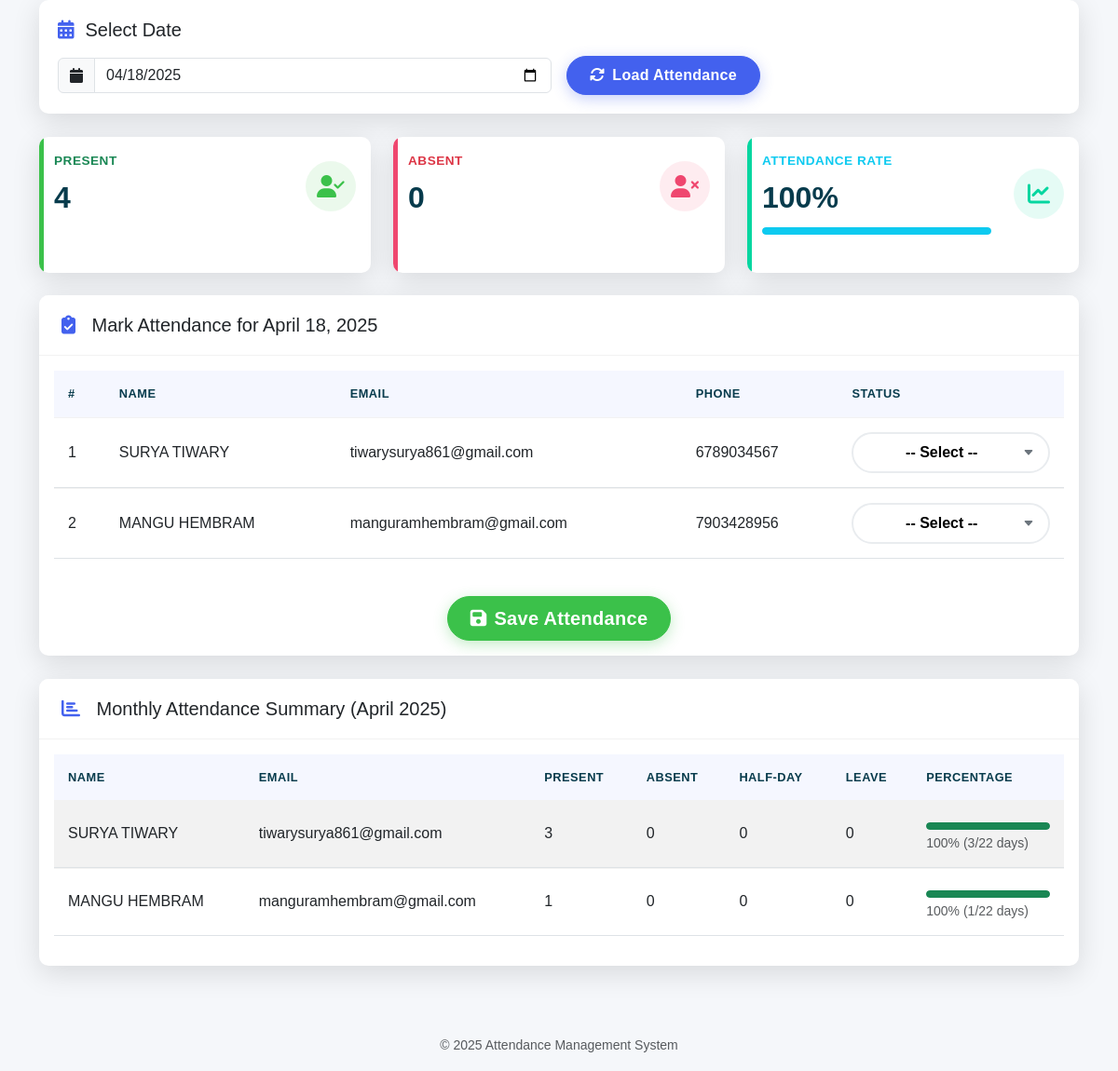
Page /php/attendence.php on the earlier database version.
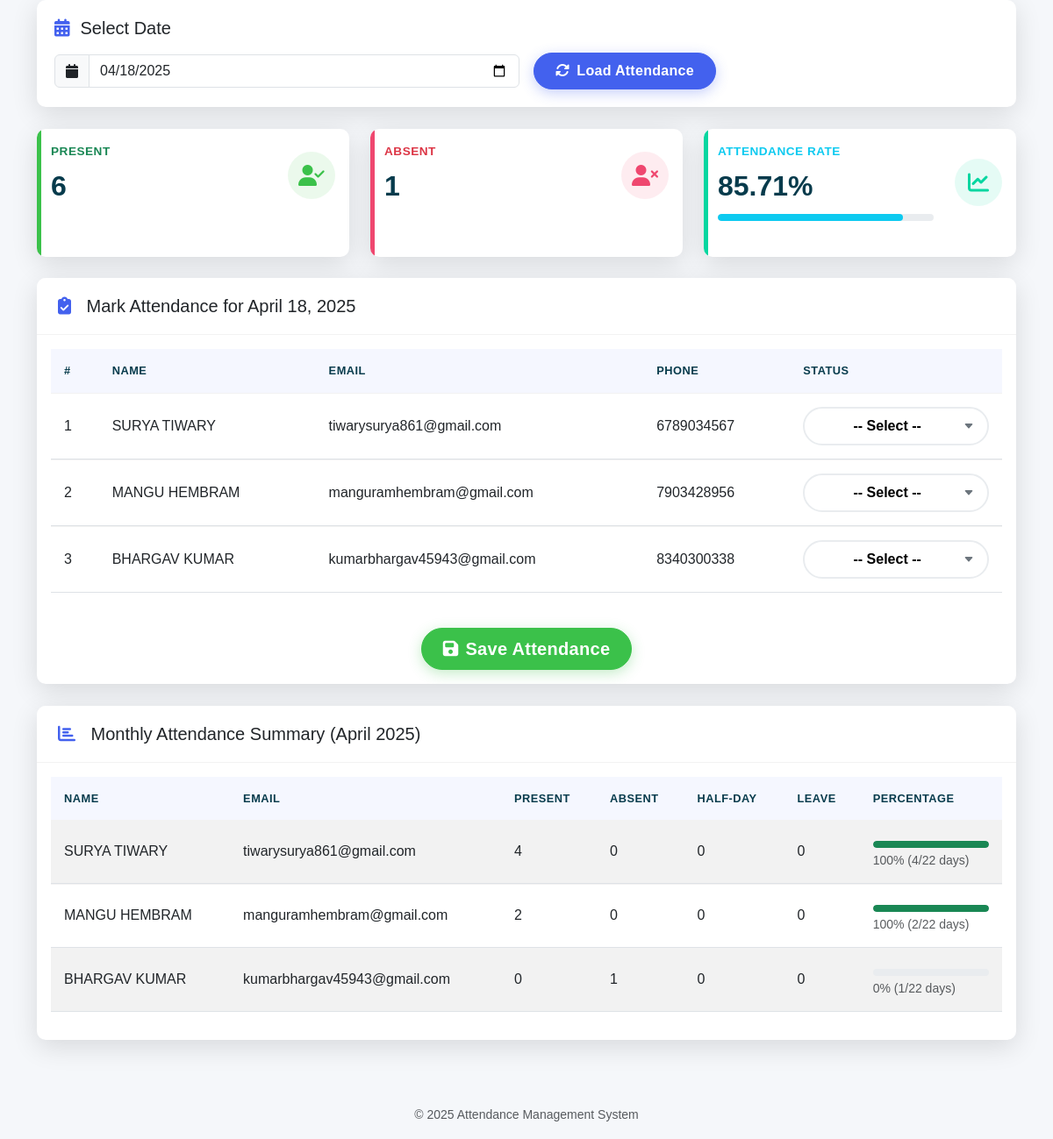
Same page on the later database version.
### tables this page shows
CREATE TABLE `members` (
  `id` int(11) NOT NULL,
  `firstname` varchar(50) NOT NULL,
  `lastname` varchar(50) DEFAULT NULL,
  `email` varchar(50) NOT NULL,
  `phoneNumber` varchar(15) NOT NULL,
  `aadharNo` varchar(20) NOT NULL,
  `vehicle` varchar(255) DEFAULT NULL
);

### php/attendence.php (the view, shortened to what the changed rows need)
<?php
$servername = "localhost";
$username = "root";
$password = "";
$dbname = "final";
$conn = new mysqli($servername, $username, $password, $dbname);
$date = isset($_POST['date']) ? $_POST['date'] : date("Y-m-d");
$month = date("m", strtotime($date));
$year = date("Y", strtotime($date));
$result = $conn->query("SELECT * FROM members");
$members = [];
while ($row = $result->fetch_assoc()) {
    $members[] = $row;
}
$current_attendance = [];
$days_in_month = cal_days_in_month(CAL_GREGORIAN, $month, $year);
?>
<!DOCTYPE html>
<html lang="en">
<head>
    <link rel="stylesheet" href="https://cdnjs.cloudflare.com/ajax/libs/bootstrap/5.3.0/css/bootstrap.min.css">
    <link rel="stylesheet" href="https://cdnjs.cloudflare.com/ajax/libs/font-awesome/6.4.0/css/all.min.css">
    <link rel="stylesheet" href="https://cdnjs.cloudflare.com/ajax/libs/datatables/1.10.21/css/dataTables.bootstrap5.min.css">
    <link rel="stylesheet" href="https://cdnjs.cloudflare.com/ajax/libs/limonte-sweetalert2/11.7.12/sweetalert2.min.css">
</head>
<body>
    <div class="container">
        <div class="row animate-in" style="animation-delay: 0.2s;">
            <?php
            $total_present = 0;
            $total_absent = 0;
            $total_records = 0;
            $monthly_stats_query = "SELECT status, COUNT(*) as count FROM attendance
                                   WHERE MONTH(date) = $month AND YEAR(date) = $year
                                   GROUP BY status";
            $monthly_stats_result = $conn->query($monthly_stats_query);
            if ($monthly_stats_result && $monthly_stats_result->num_rows > 0) {
                while ($stat = $monthly_stats_result->fetch_assoc()) {
                    if ($stat['status'] == 'Present') {
                        $total_present = $stat['count'];
                    } elseif ($stat['status'] == 'Absent') {
                        $total_absent = $stat['count'];
                    }
                    $total_records += $stat['count'];
                }
            }
            $attendance_percentage = $total_records > 0 ? round(($total_present / $total_records) * 100, 2) : 0;
            ?>
            <div class="col-xl-4 col-md-6 mb-4">
                <div class="card border-0 stats-card present h-100">
                    <div class="card-body">
                        <div class="row no-gutters align-items-center">
                            <div class="col mr-2">
                                <div class="stats-text text-success mb-1">Present</div>
                                <div class="stats-number"><?php echo $total_present; ?></div>
                            </div>
                        </div>
                    </div>
                </div>
            </div>
            <div class="col-xl-4 col-md-6 mb-4">
                <div class="card border-0 stats-card absent h-100">
                    <div class="card-body">
                        <div class="row no-gutters align-items-center">
                            <div class="col mr-2">
                                <div class="stats-text text-danger mb-1">Absent</div>
                                <div class="stats-number"><?php echo $total_absent; ?></div>
                            </div>
                        </div>
                    </div>
                </div>
            </div>
            <div class="col-xl-4 col-md-6 mb-4">
                <div class="card border-0 stats-card percentage h-100">
                    <div class="card-body">
                        <div class="row no-gutters align-items-center">
                            <div class="col mr-2">
                                <div class="stats-text text-info mb-1">Attendance Rate</div>
                                <div class="stats-number"><?php echo $attendance_percentage; ?>%</div>
                                <div class="progress">
                                    <div class="progress-bar bg-info" role="progressbar" style="width: <?php echo $attendance_percentage; ?>%"
                                         aria-valuenow="<?php echo $attendance_percentage; ?>" aria-valuemin="0" aria-valuemax="100"></div>
                                </div>
                            </div>
                        </div>
                    </div>
                </div>
            </div>
        </div>
        <div class="row animate-in" style="animation-delay: 0.3s;">
            <div class="col-lg-12">
                <div class="card">
                    <div class="card-body">
                        <form method="POST" action="save_attendance.php" id="attendanceForm">
                            <div class="table-responsive">
                                <table class="table table-hover" id="attendanceTable">
                                    <thead>
                                        <tr>
                                            <th>#</th>
                                            <th>Name</th>
                                            <th>Email</th>
                                            <th>Phone</th>
                                            <th>Status</th>
                                        </tr>
                                    </thead>
                                    <tbody>
                                        <?php foreach ($members as $index => $row): ?>
                                            <?php
                                                $status = isset($current_attendance[$row['email']]) ? $current_attendance[$row['email']] : '';
                                            ?>
                                            <tr>
                                                <td><?php echo $index + 1; ?></td>
                                                <td><?php echo $row['firstname'] . ' ' . $row['lastname']; ?></td>
                                                <td><?php echo $row['email']; ?></td>
                                                <td><?php echo $row['phoneNumber']; ?></td>
                                                <td>
                                                    <select name="attendance[<?php echo $row['email']; ?>]" class="select-status" data-email="<?php echo $row['email']; ?>">
                                                        <option value="" <?php echo ($status == '') ? 'selected' : ''; ?>>-- Select --</option>
                                                    </select>
                                                </td>
                                            </tr>
                                        <?php endforeach; ?>
                                    </tbody>
                                </table>
                            </div>
                        </form>
                    </div>
                </div>
            </div>
        </div>
        <div class="row animate-in" style="animation-delay: 0.4s;">
            <div class="col-lg-12">
                <div class="card">
                    <div class="card-body">
                        <div class="table-responsive">
                            <table class="table table-striped" id="summaryTable">
                                <thead>
                                    <tr>
                                        <th>Name</th>
                                        <th>Email</th>
                                        <th>Present</th>
                                        <th>Absent</th>
                                        <th>Half-Day</th>
                                        <th>Leave</th>
                                        <th>Percentage</th>
                                    </tr>
                                </thead>
                                <tbody>
                                    <?php
                                    foreach ($members as $row) {
                                        $email = $row['email'];
                                        $name = $row['firstname'] . ' ' . $row['lastname'];
                                        $att_q = "SELECT status FROM attendance
                                                WHERE email = '$email'
                                                AND MONTH(date) = $month
                                                AND YEAR(date) = $year";
                                        $att_result = $conn->query($att_q);
                                        $present = 0;
                                        $absent = 0;
                                        $half_day = 0;
                                        $leave = 0;
                                        $total = 0;
                                        if ($att_result && $att_result->num_rows > 0) {
                                            while ($att = $att_result->fetch_assoc()) {
                                                $total++;
                                                if ($att['status'] == 'Present') {
                                                    $present++;
                                                } elseif ($att['status'] == 'Absent') {
                                                    $absent++;
                                                } elseif ($att['status'] == 'Half-Day') {
                                                    $half_day++;
                                                } elseif ($att['status'] == 'Leave') {
                                                    $leave++;
                                                }
                                            }
                                        }
                                        $working_days = 0;
                                        for ($day = 1; $day <= $days_in_month; $day++) {
                                            $check_date = sprintf("%04d-%02d-%02d", $year, $month, $day);
                                            $day_of_week = date("N", strtotime($check_date));
                                            if ($day_of_week < 6) {
                                                $working_days++;
                                            }
                                        }
                                        $percent = $total > 0 ? round(($present / $total) * 100, 2) : 0;
                                        $progress_color = $percent >= 75 ? "bg-success" : ($percent >= 50 ? "bg-warning" : "bg-danger");
                                        echo "<tr>
                                                <td>$name</td>
                                                <td>$email</td>
                                                <td>$present</td>
                                                <td>$absent</td>
                                                <td>$half_day</td>
                                                <td>$leave</td>
                                                <td>
                                                    <div class='progress' data-bs-toggle='tooltip' title='$percent%'>
                                                        <div class='progress-bar $progress_color' role='progressbar' style='width: $percent%'
                                                             aria-valuenow='$percent' aria-valuemin='0' aria-valuemax='100'></div>
                                                    </div>
                                                    <small class='text-muted mt-1 d-block'>$percent% ($total/$working_days days)</small>
                                                </td>
                                              </tr>";
                                    }
                                    ?>
                                </tbody>
                            </table>
                        </div>
                    </div>
                </div>
            </div>
        </div>
    </div>
</body>
</html>

Differences in the rows shown:
changed members "SURYA": present "3" → "4"; total "3" → "4"
changed members "MANGU": present "1" → "2"; total "1" → "2"
added members: firstname "BHARGAV", lastname "KUMAR", email "kumarbhargav45943@gmail.com", phoneNumber "8340300338", email "-- Select --", name "BHARGAV KUMAR", present "0", absent "1", half_day "0", leave "0", percent "0", total "1", working_days "22"
Other differences:
$total_present: "4" → "6"
$total_absent: "0" → "1"
$attendance_percentage: "100" → "85.71"
$attendance_percentage: 100 → 85.71 (drawn)
